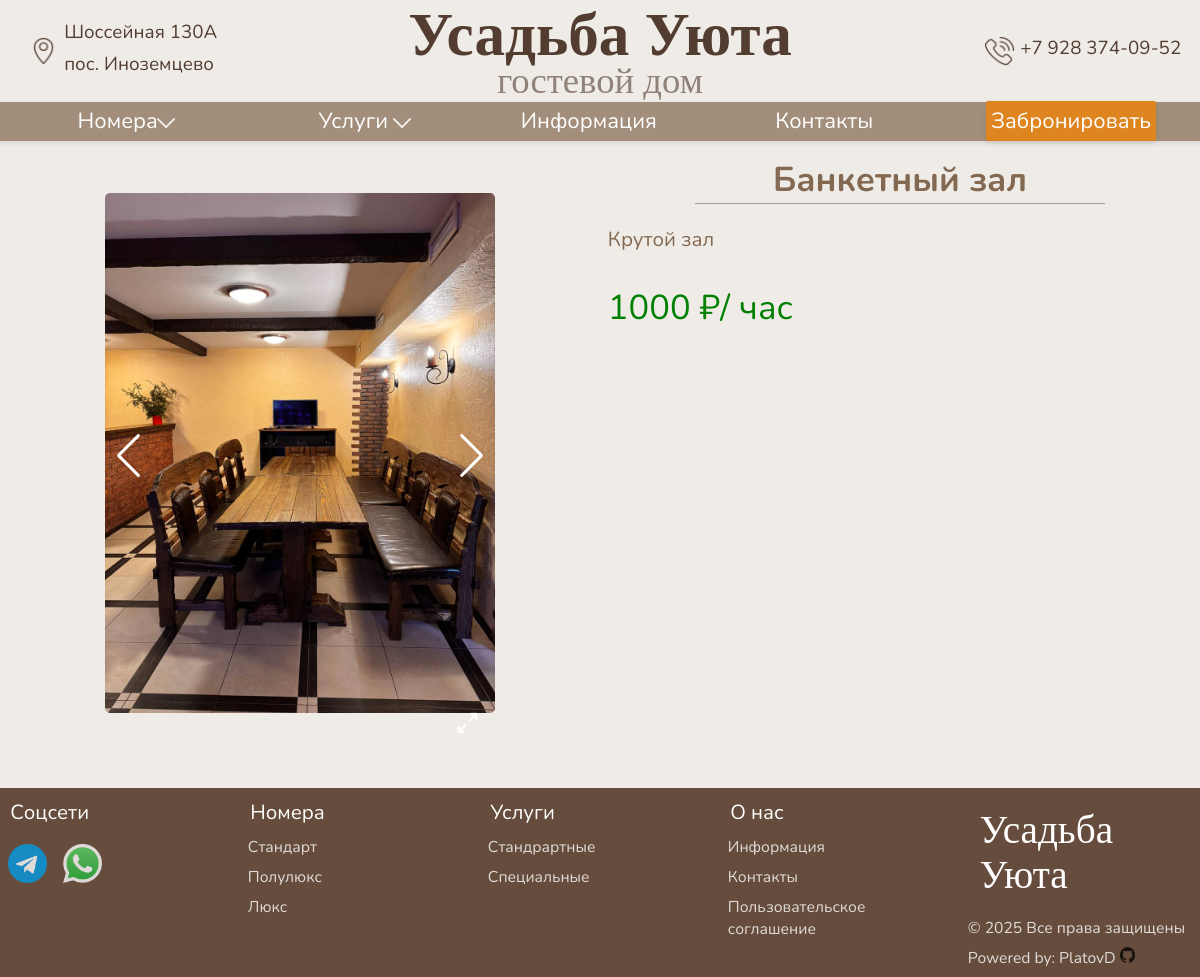
The app's page /services/1/, older data.
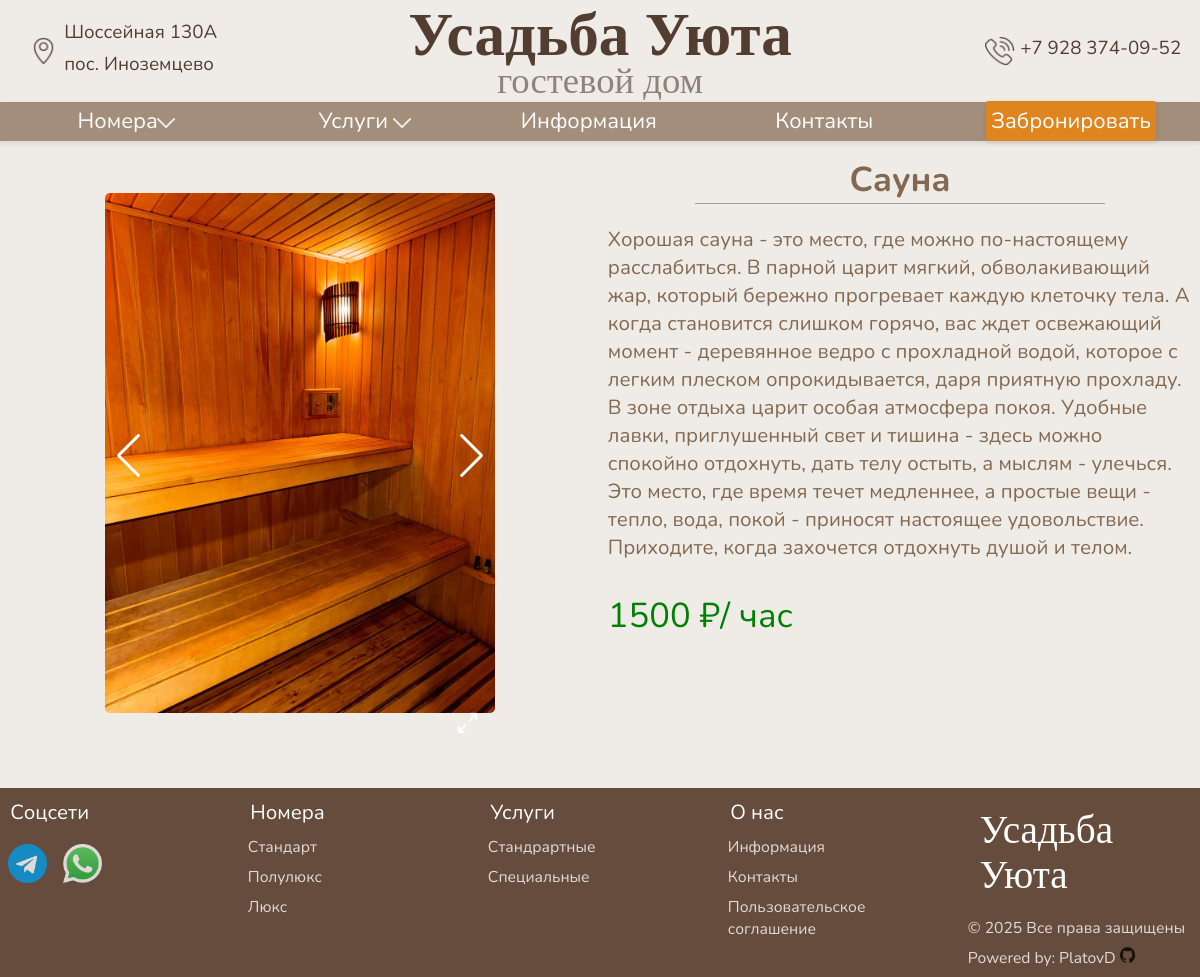
The same page, newer data.
### main/models.py (models this page shows, shortened)
class ServiceImage(models.Model):
    service = models.ForeignKey(Service, on_delete=models.CASCADE, related_name="images")
    image = models.ImageField("Изображение", upload_to=service_img_path)
    class Meta:
        verbose_name = "Фото-хранилище услуги"
        verbose_name_plural = "Фото-хранилище услуги"

class Service(models.Model):
    id = models.IntegerField(primary_key=True, verbose_name="id услуги")
    name = models.CharField(max_length=100, verbose_name="Название услуги")
    description = models.TextField(verbose_name="Описание")
    price = models.IntegerField(verbose_name="Цена")
    isSpecial = models.BooleanField(verbose_name="Специальная услуга?", default=False)
    preview = models.ImageField("Превью", upload_to="services_previews/", blank=False)
    objects = models.Manager()
    manager = ServicesManager()
    class Meta:
        verbose_name = "Услуга"
        verbose_name_plural = "Услуги"

### main/views.py (the view)
# urls.py: path('services/<int:number>/', ServicesDetailView.as_view(), name='services_detail'),
class ServicesDetailView(DetailView):
    template_name = 'main/services-detail.html'
    model = Service
    context_object_name = 'service'
    pk_url_kwarg = 'number'
    def get_queryset(self):
        queryset = super().get_queryset().prefetch_related('images')
        return queryset

### main/converters.py (called while the page is built)
    def to_url(self, value):
        return value

    def to_url(self, value):
        return value

### main/templates/main/services-detail.html (shortened to what this page needs)
{% extends 'base.html' %}
{% load static %}
{% block style %}
<link rel="stylesheet" href="https://cdn.jsdelivr.net/npm/swiper@11/swiper-bundle.min.css" />
<link rel="stylesheet" href="{% static 'main/css/home.css' %}">
<link rel="stylesheet" href="{% static 'main/css/room-detail.css' %}">
{% endblock %}
{% block content %}
<div class="content-wrapper">
    <div class="roominfo-grid">
        <div class="swiper swiperRoomInfo">
            <div class="swiper-wrapper">
                {% for image in service.images.all %}
                <div class="swiper-slide">
                    <div class="swiper-zoom-container">
                        <a class="fslightbox-swiper" href="{{ image.image.url }}" data-fslightbox="room-gallery"
                            data-type="image">
                            <img src="{{ image.image.url }}" />
                        </a>
                    </div>
                </div>
                {% endfor %}
            </div>
            <div class="swiper-button-next"></div>
            <div class="swiper-button-prev"></div>
            <div class="swipper-fullscreen"><img src="{% static 'main/img/full-screen.png' %}" alt=""></div>
        </div>
        <div class="roominfo-maininfo">
            <h3>{{ service.name }}</h3>
            <div class="dull-line"></div>
            <p>{{ service.description|safe }}</p>
            <div class="roominfo-price">
                <span>{{ service.price }} ₽/ час</span>
            </div>
        </div>
    </div>
</div>
{% endblock %}

Row changes from the older to the newer data that the page shows:
removed ServiceImage: image (picture)
added ServiceImage: image (picture)
changed Service: name "Банкетный зал" → "Саунa"; description "Крутой зал" → "Хорошая сауна - это место, где можно по-настоящему расслабиться. В парной царит мягкий, обволакивающий жар, который бережно прогревает каждую клеточку тела. А когда становится слишком горячо, вас ждет освежающий момент - деревянное ведро с прохладной водой, которое с легким плеском опрокидывается, даря приятную прохладу. В зоне отдыха царит особая атмосфера покоя. Удобные лавки, приглушенный свет и тишина - здесь можно спокойно отдохнуть, дать телу остыть, а мыслям - улечься. Это место, где время течет медленнее, а простые вещи - тепло, вода, покой - приносят настоящее удовольствие. Приходите, когда захочется отдохнуть душой и телом."; price "1000" → "1500"
